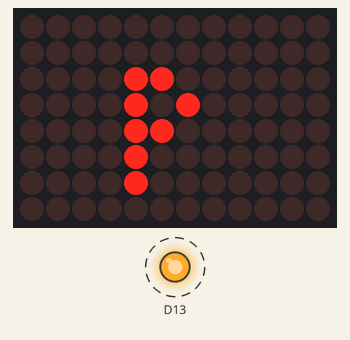
This sketch was run on a simulated Arduino Uno R4 WiFi. On the bench: 12×8 LED matrix, output pins drawn as LEDs (lit = HIGH). Dashed ring = blinking.

Above: at 2.44 s.
At 16.95 s:
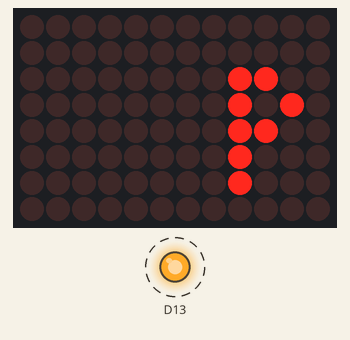
At 30.95 s:
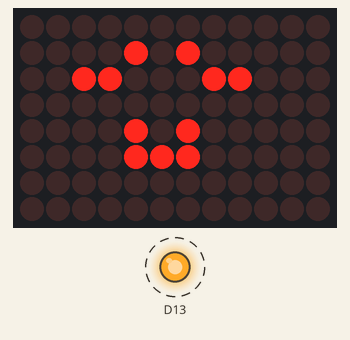
At 37.95 s:
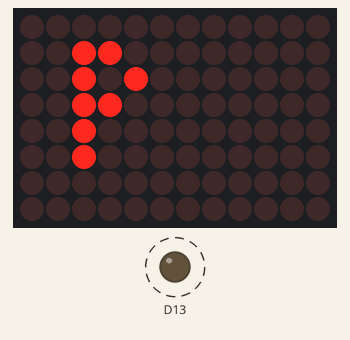
Timing chart, 0 to 40.0 s (numbered marks = the images above):
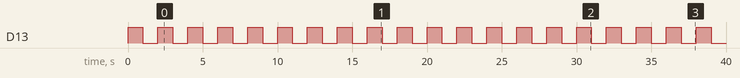

Measured:
- by itself, D13: alternates HIGH for 1.0 s and LOW for 1.0 s

The sketch:

test_animation.ino
```cpp
#include "Arduino_LED_Matrix.h"   //Include the LED_Matrix library
#include "animation.h"
ArduinoLEDMatrix matrix;

void setup() {
  pinMode(13, OUTPUT);
  matrix.loadSequence(animation);
  matrix.begin();

  matrix.play(true);
}

void loop() {
  int d_time = 1000;
  digitalWrite(13, 1);
  delay(d_time);
  digitalWrite(13, 0);
  delay(d_time);
}
```

animation.h
```cpp
const uint32_t animation[][4] = {
	{
		0x30028,
		0x3002002,
		0x0,
		66
	},
	{
		0xc,
		0xa00c00,
		0x80080000,
		66
	},
	{
		0xc,
		0xa00c00,
		0x80080000,
		66
	},
	{
		0x30028,
		0x3002002,
		0x0,
		66
	},
	{
		0x0,
		0xc00a00c0,
		0x8008000,
		66
	},
	{
		0x3b,
		0x80001100,
		0xe0000000,
		66
	},
	{
		0xa031,
		0x80000a00,
		0xe0000000,
		66
	}
};
```
